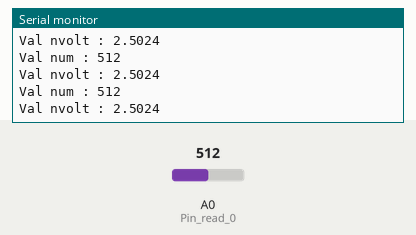
Simulated run of this sketch. Board: Arduino Uno, built with avr-gcc and run on an emulated ATmega328P. Parts: the last lines printed to the serial monitor. The inputs (shaded band) are chosen by the test bench; at power-on: A0 (Pin_read_0) = 512.

Above: at 1.2 s.
1.3 s: A0 (Pin_read_0) set to 716
At 1.57 s:
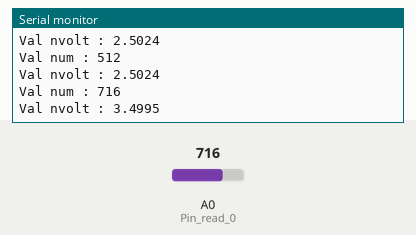
2.8 s: A0 (Pin_read_0) set to 900
At 2.98 s:
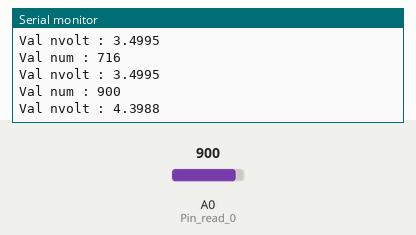
Timing chart, 0 to 5.8 s (numbered marks = the images above; inputs shaded):
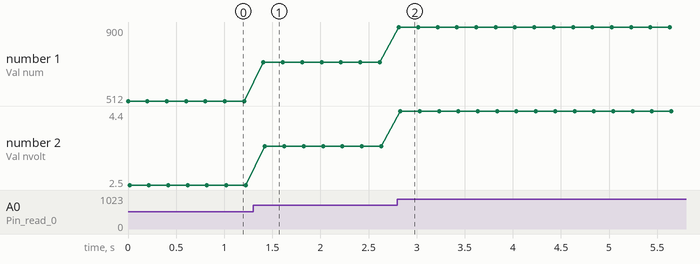

The sketch:

Mesure_analog.ino
```cpp
/*
 * Mesure sur ka voie analogique 0
 * Conversion en volt
 * Affichage resultat
 */
#define Pin_read_0 0
int val_lue = 0 ;
float val_volt = 0;

void setup() {
  Serial.begin(9600);

}

void loop() {
  val_lue = analogRead(Pin_read_0);
  val_volt = val_lue*5.0/1023;
  Serial.print("Val num : " );
  Serial.println(val_lue );
  Serial.print("Val nvolt : " );
  Serial.println(val_volt , 4);
  delay(200);

}
```

Measured:
- after the input at 1.3 s, the serial monitor: prints a new line after 0.11 s (image 1)
- after the input at 2.8 s, the serial monitor: prints a new line at once (image 2)
- plotted number 1: 512 → 716 after the input at 1.3 s, 716 → 900 after the input at 2.8 s
- plotted number 2: 2.5 → 3.5 after the input at 1.3 s, 3.5 → 4.4 after the input at 2.8 s
